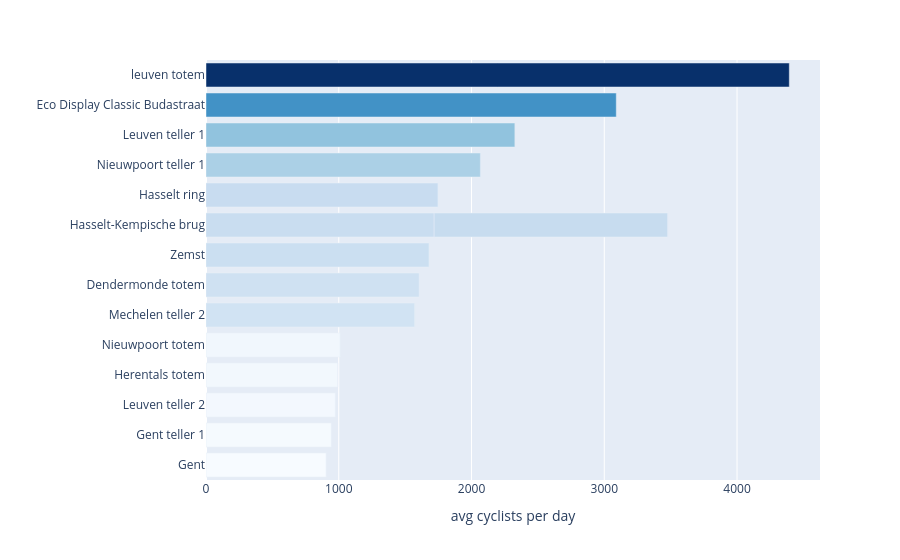

Here is the notebook cell this chart was saved with:
### Code cell
n_days = df["start_time"].dt.date.nunique()
top = (
        df.groupby(["site_id","site_name","municipality"])["count"]
        .sum().reset_index()
)
top["daily_avg"] = top["count"] / n_days
top = top.nlargest(15, "daily_avg")
fig = px.bar(
        top.sort_values("daily_avg"),
        x="daily_avg", y="site_name", orientation="h",
        labels={"daily_avg":"avg cyclists per day","site_name":""},
        color="daily_avg", color_continuous_scale="blues",
)
fig.update_layout(coloraxis_showscale=False)
fig

### Figure 1 — Plotly figure (JSON) as saved in the notebook; plotly's stock layout.template omitted (floating-point values rounded to 4 significant figures)
{"data": [{"hovertemplate": "avg cyclists per day=%{marker.color}<br>=%{y}<extra></extra>", "legendgroup": "", "marker": {"color": [905.0, 944.1, 974.3, 992.6, 1010.0, 1571.0, 1605.0, 1679.0, 1719.0, 1747.0, 1758.0, 2067.0, 2326.0, 3090.0, 4394.0], "coloraxis": "coloraxis", "pattern": {"shape": ""}}, "name": "", "orientation": "h", "showlegend": false, "textposition": "auto", "type": "bar", "x": [905.0, 944.1, 974.3, 992.6, 1010.0, 1571.0, 1605.0, 1679.0, 1719.0, 1747.0, 1758.0, 2067.0, 2326.0, 3090.0, 4394.0], "xaxis": "x", "y": ["Gent", "Gent teller 1", "Leuven teller 2", "Herentals totem", "Nieuwpoort totem", "Mechelen teller 2", "Dendermonde totem", "Zemst", "Hasselt-Kempische brug", "Hasselt ring", "Hasselt-Kempische brug", "Nieuwpoort teller 1", "Leuven teller 1", "Eco Display Classic Budastraat", "leuven totem"], "yaxis": "y"}], "layout": {"barmode": "relative", "coloraxis": {"colorbar": {"title": {"text": "avg cyclists per day"}}, "colorscale": [[0, "rgb(247,251,255)"], [0.125, "rgb(222,235,247)"], [0.25, "rgb(198,219,239)"], [0.375, "rgb(158,202,225)"], [0.5, "rgb(107,174,214)"], [0.625, "rgb(66,146,198)"], [0.75, "rgb(33,113,181)"], [0.875, "rgb(8,81,156)"], [1, "rgb(8,48,107)"]], "showscale": false}, "legend": {"tracegroupgap": 0}, "margin": {"t": 60}, "xaxis": {"anchor": "y", "domain": [0, 1], "title": {"text": "avg cyclists per day"}}, "yaxis": {"anchor": "x", "domain": [0, 1], "title": {"text": ""}}}}
